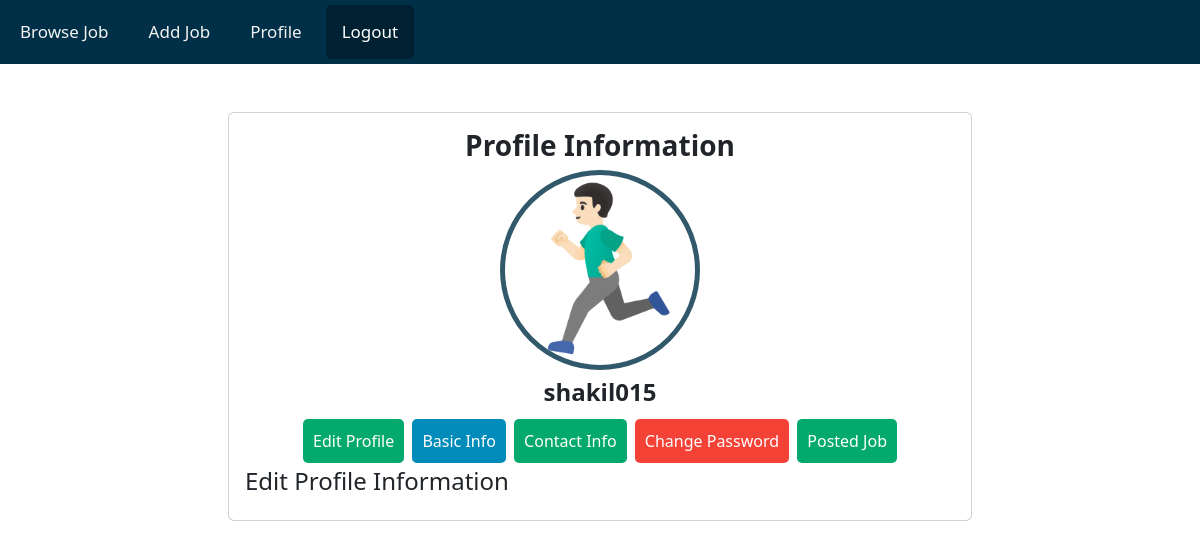
/editprofile/ (signed in), run on the app's committed database.
### jobPortalApp/models.py (models this page shows)
class PortalUserModel(AbstractUser):
    USERTYPE = [
        ('Recruiter','Recruiter'),
        ('JobSeeker','JobSeeker'),
    ]
    UserType = models.CharField(choices=USERTYPE, max_length = 50, null=True)
    City = models.CharField(max_length=50, null=True)
    GENDER=[
        ('Male','Male'),
        ('Female','Female'),
    ]
    Gender= models.CharField(choices=USERTYPE,max_length=50, null=True)
    ProfilePicture = models.ImageField(upload_to='media/profile',null=True)

### jobPortalApp/views.py (the view)
# urls.py: path('editprofile/',editprofile,name="editprofile"),
def editprofile(request):
    return render(request,'common/editprofile.html')

### jobPortalApp/templates/common/editprofile.html
{% extends 'common/profile.html' %}
{% block profileinfo %}
<h4>Edit Profile Information</h4>
{% endblock profileinfo %}

### jobPortalApp/templates/common/profile.html (shortened to what this page needs)
{% extends 'master/master.html' %}
{% block content %}
<!DOCTYPE html>
<html lang="en">
<head>
    <link rel="stylesheet" href="https://cdnjs.cloudflare.com/ajax/libs/bootstrap/5.3.0/css/bootstrap.min.css" />
</head>
<body>
    <div class="container d-flex justify-content-center mt-5 mb-3">
        <div class="card col-lg-8">
            <div class="card-body">
                <div class="text-center">
                    <h3 class="card-title"><strong>Profile Information</strong></h3>
                </div>
                <div class="profil_img text-center">
                    <img src="{{user.ProfilePicture.url}}"  alt="">
                    <h4 class="mt-2 mb-2"><strong>{{user.username}}</strong></h4>
                </div>
                {% include 'profilebtn.html' %}
                {% block profileinfo %}
                {% endblock profileinfo %}
            </div>
        </div>
    </div>
</body>
</html>
{% endblock content %}

### jobPortalApp/templates/master/master.html (style rules this page uses)
body { margin: 0; font-family: Arial, Helvetica, sans-serif; }

### jobPortalApp/templates/common/profile.html (style rules this page uses)
.profil_img img { width: 200px; height: 200px; object-fit: cover; border-radius: 50%; border: 5px solid #32596b; }

### data on the page
PortalUserModel: ProfilePicture (picture), username "shakil015"
